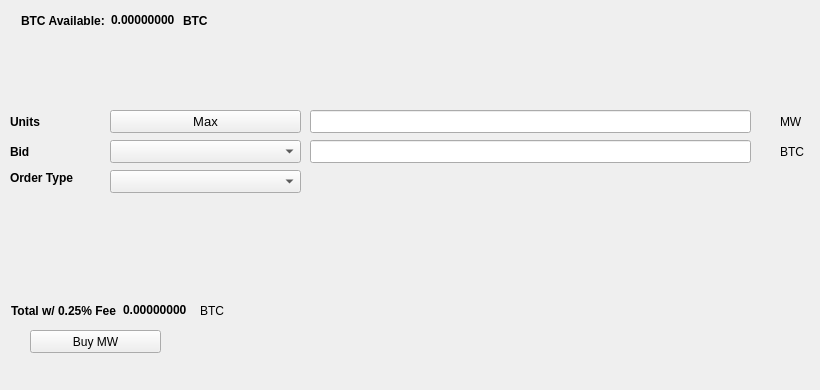
   <widget class="QWidget" name="BuyTab">
    <attribute name="title">
     <string>Buy</string>
    </attribute>
    <widget class="QPushButton" name="BuyMW">
     <property name="geometry">
      <rect>
       <x>30</x>
       <y>330</y>
       <width>131</width>
       <height>23</height>
      </rect>
     </property>
     <property name="text">
      <string>Buy MW</string>
     </property>
     <property name="icon">
      <iconset resource="../masterwin.qrc">
       <normaloff>:/icons/bitcoin</normaloff>:/icons/bitcoin</iconset>
     </property>
    </widget>
    <widget class="QLabel" name="label_3">
     <property name="geometry">
      <rect>
       <x>10</x>
       <y>110</y>
       <width>46</width>
       <height>23</height>
      </rect>
     </property>
     <property name="font">
      <font>
       <weight>75</weight>
       <bold>true</bold>
      </font>
     </property>
     <property name="text">
      <string>Units</string>
     </property>
    </widget>
    <widget class="QLineEdit" name="UnitsInput">
     <property name="geometry">
      <rect>
       <x>310</x>
       <y>110</y>
       <width>441</width>
       <height>23</height>
      </rect>
     </property>
     <property name="font">
      <font>
       <pointsize>9</pointsize>
       <weight>75</weight>
       <bold>true</bold>
      </font>
     </property>
    </widget>
    <widget class="QLineEdit" name="BuyBidPriceEdit">
     <property name="geometry">
      <rect>
       <x>310</x>
       <y>140</y>
       <width>441</width>
       <height>23</height>
      </rect>
     </property>
     <property name="font">
      <font>
       <pointsize>9</pointsize>
       <weight>75</weight>
       <bold>true</bold>
      </font>
     </property>
    </widget>
    <widget class="QLabel" name="label_4">
     <property name="geometry">
      <rect>
       <x>780</x>
       <y>110</y>
       <width>31</width>
       <height>23</height>
      </rect>
     </property>
     <property name="text">
      <string>MW</string>
     </property>
    </widget>
    <widget class="QLabel" name="label_5">
     <property name="geometry">
      <rect>
       <x>780</x>
       <y>140</y>
       <width>31</width>
       <height>23</height>
      </rect>
     </property>
     <property name="text">
      <string>BTC</string>
     </property>
    </widget>
    <widget class="QLabel" name="label_6">
     <property name="geometry">
      <rect>
       <x>10</x>
       <y>140</y>
       <width>46</width>
       <height>23</height>
      </rect>
     </property>
     <property name="font">
      <font>
       <weight>75</weight>
       <bold>true</bold>
      </font>
     </property>
     <property name="text">
      <string>Bid</string>
     </property>
    </widget>
    <widget class="QLabel" name="label_7">
     <property name="geometry">
      <rect>
       <x>10</x>
       <y>170</y>
       <width>91</width>
       <height>16</height>
      </rect>
     </property>
     <property name="font">
      <font>
       <weight>75</weight>
       <bold>true</bold>
      </font>
     </property>
     <property name="text">
      <string>Order Type</string>
     </property>
    </widget>
    <widget class="QPushButton" name="Buy_Max_Amount">
     <property name="geometry">
      <rect>
       <x>110</x>
       <y>110</y>
       <width>191</width>
       <height>23</height>
      </rect>
     </property>
     <property name="font">
      <font>
       <pointsize>10</pointsize>
      </font>
     </property>
     <property name="text">
      <string>Max</string>
     </property>
    </widget>
    <widget class="QComboBox" name="BuyBidcomboBox">
     <property name="geometry">
      <rect>
       <x>110</x>
       <y>140</y>
       <width>191</width>
       <height>23</height>
      </rect>
     </property>
     <property name="font">
      <font>
       <pointsize>10</pointsize>
      </font>
     </property>
    </widget>
    <widget class="QComboBox" name="buyOrdertypeCombo">
     <property name="geometry">
      <rect>
       <x>110</x>
       <y>170</y>
       <width>191</width>
       <height>23</height>
      </rect>
     </property>
     <property name="font">
      <font>
       <pointsize>10</pointsize>
      </font>
     </property>
    </widget>
    <widget class="QWidget" name="layoutWidget1">
     <property name="geometry">
      <rect>
       <x>21</x>
       <y>11</y>
       <width>227</width>
       <height>19</height>
      </rect>
     </property>
     <layout class="QHBoxLayout" name="horizontalLayout_3">
      <item>
       <widget class="QLabel" name="label232">
        <property name="font">
         <font>
          <weight>75</weight>
          <bold>true</bold>
         </font>
        </property>
        <property name="text">
         <string>BTC Available:</string>
        </property>
       </widget>
      </item>
      <item>
       <widget class="QLabel" name="BtcAvailableLbl">
        <property name="palette">
         <palette>
          <active>
           <colorrole role="WindowText">
            <brush brushstyle="SolidPattern">
             <color alpha="255">
              <red>0</red>
              <green>0</green>
              <blue>0</blue>
             </color>
            </brush>
           </colorrole>
           <colorrole role="Button">
            <brush brushstyle="SolidPattern">
             <color alpha="255">
              <red>0</red>
              <green>170</green>
              <blue>0</blue>
             </color>
            </brush>
           </colorrole>
           <colorrole role="Light">
            <brush brushstyle="SolidPattern">
             <color alpha="255">
              <red>0</red>
              <green>255</green>
              <blue>0</blue>
             </color>
            </brush>
           </colorrole>
           <colorrole role="Midlight">
            <brush brushstyle="SolidPattern">
             <color alpha="255">
              <red>0</red>
              <green>212</green>
              <blue>0</blue>
             </color>
            </brush>
           </colorrole>
           <colorrole role="Dark">
            <brush brushstyle="SolidPattern">
             <color alpha="255">
              <red>0</red>
              <green>85</green>
              <blue>0</blue>
             </color>
            </brush>
           </colorrole>
           <colorrole role="Mid">
            <brush brushstyle="SolidPattern">
             <color alpha="255">
              <red>0</red>
              <green>113</green>
              <blue>0</blue>
             </color>
            </brush>
           </colorrole>
           <colorrole role="Text">
            <brush brushstyle="SolidPattern">
             <color alpha="255">
              <red>0</red>
              <green>170</green>
              <blue>0</blue>
             </color>
            </brush>
           </colorrole>
           <colorrole role="BrightText">
            <brush brushstyle="SolidPattern">
             <color alpha="255">
              <red>255</red>
              <green>255</green>
              <blue>255</blue>
             </color>
            </brush>
           </colorrole>
           <colorrole role="ButtonText">
            <brush brushstyle="SolidPattern">
             <color alpha="255">
              <red>0</red>
              <green>0</green>
              <blue>0</blue>
             </color>
            </brush>
           </colorrole>
           <colorrole role="Base">
            <brush brushstyle="SolidPattern">
             <color alpha="255">
              <red>255</red>
              <green>255</green>
              <blue>255</blue>
             </color>
            </brush>
           </colorrole>
           <colorrole role="Window">
            <brush brushstyle="SolidPattern">
             <color alpha="255">
              <red>0</red>
              <green>170</green>
              <blue>0</blue>
             </color>
            </brush>
           </colorrole>
           <colorrole role="Shadow">
            <brush brushstyle="SolidPattern">
             <color alpha="255">
              <red>0</red>
              <green>0</green>
              <blue>0</blue>
             </color>
            </brush>
           </colorrole>
           <colorrole role="AlternateBase">
            <brush brushstyle="SolidPattern">
             <color alpha="255">
              <red>127</red>
              <green>212</green>
              <blue>127</blue>
             </color>
            </brush>
           </colorrole>
           <colorrole role="ToolTipBase">
            <brush brushstyle="SolidPattern">
             <color alpha="255">
              <red>255</red>
              <green>255</green>
              <blue>220</blue>
             </color>
            </brush>
           </colorrole>
           <colorrole role="ToolTipText">
            <brush brushstyle="SolidPattern">
             <color alpha="255">
              <red>0</red>
              <green>0</green>
              <blue>0</blue>
             </color>
            </brush>
           </colorrole>
          </active>
          <inactive>
           <colorrole role="WindowText">
            <brush brushstyle="SolidPattern">
             <color alpha="255">
              <red>0</red>
              <green>0</green>
              <blue>0</blue>
             </color>
            </brush>
           </colorrole>
           <colorrole role="Button">
            <brush brushstyle="SolidPattern">
             <color alpha="255">
              <red>0</red>
              <green>170</green>
              <blue>0</blue>
             </color>
            </brush>
           </colorrole>
           <colorrole role="Light">
            <brush brushstyle="SolidPattern">
             <color alpha="255">
              <red>0</red>
              <green>255</green>
              <blue>0</blue>
             </color>
            </brush>
           </colorrole>
           <colorrole role="Midlight">
            <brush brushstyle="SolidPattern">
             <color alpha="255">
              <red>0</red>
              <green>212</green>
              <blue>0</blue>
             </color>
            </brush>
           </colorrole>
           <colorrole role="Dark">
            <brush brushstyle="SolidPattern">
             <color alpha="255">
              <red>0</red>
              <green>85</green>
              <blue>0</blue>
             </color>
            </brush>
           </colorrole>
           <colorrole role="Mid">
            <brush brushstyle="SolidPattern">
             <color alpha="255">
              <red>0</red>
              <green>113</green>
              <blue>0</blue>
             </color>
            </brush>
           </colorrole>
           <colorrole role="Text">
            <brush brushstyle="SolidPattern">
             <color alpha="255">
              <red>0</red>
              <green>170</green>
              <blue>0</blue>
             </color>
            </brush>
           </colorrole>
           <colorrole role="BrightText">
            <brush brushstyle="SolidPattern">
             <color alpha="255">
              <red>255</red>
              <green>255</green>
              <blue>255</blue>
             </color>
            </brush>
           </colorrole>
           <colorrole role="ButtonText">
            <brush brushstyle="SolidPattern">
             <color alpha="255">
              <red>0</red>
              <green>0</green>
              <blue>0</blue>
             </color>
            </brush>
           </colorrole>
           <colorrole role="Base">
            <brush brushstyle="SolidPattern">
             <color alpha="255">
              <red>255</red>
              <green>255</green>
              <blue>255</blue>
             </color>
            </brush>
           </colorrole>
           <colorrole role="Window">
            <brush brushstyle="SolidPattern">
             <color alpha="255">
              <red>0</red>
              <green>170</green>
              <blue>0</blue>
             </color>
            </brush>
           </colorrole>
           <colorrole role="Shadow">
            <brush brushstyle="SolidPattern">
             <color alpha="255">
              <red>0</red>
              <green>0</green>
              <blue>0</blue>
             </color>
            </brush>
           </colorrole>
           <colorrole role="AlternateBase">
            <brush brushstyle="SolidPattern">
             <color alpha="255">
              <red>127</red>
              <green>212</green>
              <blue>127</blue>
             </color>
            </brush>
           </colorrole>
           <colorrole role="ToolTipBase">
            <brush brushstyle="SolidPattern">
             <color alpha="255">
              <red>255</red>
              <green>255</green>
              <blue>220</blue>
             </color>
            </brush>
           </colorrole>
           <colorrole role="ToolTipText">
            <brush brushstyle="SolidPattern">
             <color alpha="255">
              <red>0</red>
              <green>0</green>
              <blue>0</blue>
             </color>
            </brush>
           </colorrole>
          </inactive>
          <disabled>
           <colorrole role="WindowText">
            <brush brushstyle="SolidPattern">
             <color alpha="255">
              <red>0</red>
              <green>85</green>
              <blue>0</blue>
             </color>
            </brush>
           </colorrole>
           <colorrole role="Button">
            <brush brushstyle="SolidPattern">
             <color alpha="255">
              <red>0</red>
              <green>170</green>
              <blue>0</blue>
             </color>
            </brush>
           </colorrole>
           <colorrole role="Light">
            <brush brushstyle="SolidPattern">
             <color alpha="255">
              <red>0</red>
              <green>255</green>
              <blue>0</blue>
             </color>
            </brush>
           </colorrole>
           <colorrole role="Midlight">
            <brush brushstyle="SolidPattern">
             <color alpha="255">
              <red>0</red>
              <green>212</green>
              <blue>0</blue>
             </color>
            </brush>
           </colorrole>
           <colorrole role="Dark">
            <brush brushstyle="SolidPattern">
             <color alpha="255">
              <red>0</red>
              <green>85</green>
              <blue>0</blue>
             </color>
            </brush>
           </colorrole>
           <colorrole role="Mid">
            <brush brushstyle="SolidPattern">
             <color alpha="255">
              <red>0</red>
              <green>113</green>
              <blue>0</blue>
             </color>
            </brush>
           </colorrole>
           <colorrole role="Text">
            <brush brushstyle="SolidPattern">
             <color alpha="255">
              <red>0</red>
              <green>85</green>
              <blue>0</blue>
             </color>
            </brush>
           </colorrole>
           <colorrole role="BrightText">
            <brush brushstyle="SolidPattern">
             <color alpha="255">
              <red>255</red>
              <green>255</green>
              <blue>255</blue>
             </color>
            </brush>
           </colorrole>
           <colorrole role="ButtonText">
            <brush brushstyle="SolidPattern">
             <color alpha="255">
              <red>0</red>
              <green>85</green>
              <blue>0</blue>
             </color>
            </brush>
           </colorrole>
           <colorrole role="Base">
            <brush brushstyle="SolidPattern">
             <color alpha="255">
              <red>0</red>
              <green>170</green>
              <blue>0</blue>
             </color>
            </brush>
           </colorrole>
           <colorrole role="Window">
            <brush brushstyle="SolidPattern">
             <color alpha="255">
              <red>0</red>
              <green>170</green>
              <blue>0</blue>
             </color>
            </brush>
           </colorrole>
           <colorrole role="Shadow">
            <brush brushstyle="SolidPattern">
             <color alpha="255">
              <red>0</red>
              <green>0</green>
              <blue>0</blue>
             </color>
            </brush>
           </colorrole>
           <colorrole role="AlternateBase">
            <brush brushstyle="SolidPattern">
             <color alpha="255">
              <red>0</red>
              <green>170</green>
              <blue>0</blue>
             </color>
            </brush>
           </colorrole>
           <colorrole role="ToolTipBase">
            <brush brushstyle="SolidPattern">
             <color alpha="255">
              <red>255</red>
              <green>255</green>
              <blue>220</blue>
             </color>
            </brush>
           </colorrole>
           <colorrole role="ToolTipText">
            <brush brushstyle="SolidPattern">
             <color alpha="255">
              <red>0</red>
              <green>0</green>
              <blue>0</blue>
             </color>
            </brush>
           </colorrole>
          </disabled>
         </palette>
        </property>
        <property name="font">
         <font>
          <weight>75</weight>
          <bold>true</bold>
         </font>
        </property>
        <property name="text">
         <string>0.00000000</string>
        </property>
        <property name="textInteractionFlags">
         <set>Qt::LinksAccessibleByMouse|Qt::TextSelectableByKeyboard|Qt::TextSelectableByMouse</set>
        </property>
       </widget>
      </item>
      <item>
       <widget class="QLabel" name="BtcAvailableLbl_2">
        <property name="font">
         <font>
          <weight>75</weight>
          <bold>true</bold>
         </font>
        </property>
        <property name="text">
         <string>BTC</string>
        </property>
       </widget>
      </item>
     </layout>
    </widget>
    <widget class="QWidget" name="layoutWidge2">
     <property name="geometry">
      <rect>
       <x>11</x>
       <y>301</y>
       <width>259</width>
       <height>19</height>
      </rect>
     </property>
     <layout class="QHBoxLayout" name="horizontalLayout_4">
      <item>
       <widget class="QLabel" name="label_9">
        <property name="font">
         <font>
          <weight>75</weight>
          <bold>true</bold>
         </font>
        </property>
        <property name="text">
         <string>Total w/ 0.25% Fee</string>
        </property>
       </widget>
      </item>
      <item>
       <widget class="QLabel" name="BuyCostLabel">
        <property name="palette">
         <palette>
          <active>
           <colorrole role="WindowText">
            <brush brushstyle="SolidPattern">
             <color alpha="255">
              <red>0</red>
              <green>0</green>
              <blue>0</blue>
             </color>
            </brush>
           </colorrole>
           <colorrole role="Button">
            <brush brushstyle="SolidPattern">
             <color alpha="255">
              <red>0</red>
              <green>170</green>
              <blue>0</blue>
             </color>
            </brush>
           </colorrole>
           <colorrole role="Light">
            <brush brushstyle="SolidPattern">
             <color alpha="255">
              <red>0</red>
              <green>255</green>
              <blue>0</blue>
             </color>
            </brush>
           </colorrole>
           <colorrole role="Midlight">
            <brush brushstyle="SolidPattern">
             <color alpha="255">
              <red>0</red>
              <green>212</green>
              <blue>0</blue>
             </color>
            </brush>
           </colorrole>
           <colorrole role="Dark">
            <brush brushstyle="SolidPattern">
             <color alpha="255">
              <red>0</red>
              <green>85</green>
              <blue>0</blue>
             </color>
            </brush>
           </colorrole>
           <colorrole role="Mid">
            <brush brushstyle="SolidPattern">
             <color alpha="255">
              <red>0</red>
              <green>113</green>
              <blue>0</blue>
             </color>
            </brush>
           </colorrole>
           <colorrole role="Text">
            <brush brushstyle="SolidPattern">
             <color alpha="255">
              <red>0</red>
              <green>170</green>
              <blue>0</blue>
             </color>
            </brush>
           </colorrole>
           <colorrole role="BrightText">
            <brush brushstyle="SolidPattern">
             <color alpha="255">
              <red>255</red>
              <green>255</green>
              <blue>255</blue>
             </color>
            </brush>
           </colorrole>
           <colorrole role="ButtonText">
            <brush brushstyle="SolidPattern">
             <color alpha="255">
              <red>0</red>
              <green>0</green>
              <blue>0</blue>
             </color>
            </brush>
           </colorrole>
           <colorrole role="Base">
            <brush brushstyle="SolidPattern">
             <color alpha="255">
              <red>255</red>
              <green>255</green>
              <blue>255</blue>
             </color>
            </brush>
           </colorrole>
           <colorrole role="Window">
            <brush brushstyle="SolidPattern">
             <color alpha="255">
              <red>0</red>
              <green>170</green>
              <blue>0</blue>
             </color>
            </brush>
           </colorrole>
           <colorrole role="Shadow">
            <brush brushstyle="SolidPattern">
             <color alpha="255">
              <red>0</red>
              <green>0</green>
              <blue>0</blue>
             </color>
            </brush>
           </colorrole>
           <colorrole role="AlternateBase">
            <brush brushstyle="SolidPattern">
             <color alpha="255">
              <red>127</red>
              <green>212</green>
              <blue>127</blue>
             </color>
            </brush>
           </colorrole>
           <colorrole role="ToolTipBase">
            <brush brushstyle="SolidPattern">
             <color alpha="255">
              <red>255</red>
              <green>255</green>
              <blue>220</blue>
             </color>
            </brush>
           </colorrole>
           <colorrole role="ToolTipText">
            <brush brushstyle="SolidPattern">
             <color alpha="255">
              <red>0</red>
              <green>0</green>
              <blue>0</blue>
             </color>
            </brush>
           </colorrole>
          </active>
          <inactive>
           <colorrole role="WindowText">
            <brush brushstyle="SolidPattern">
             <color alpha="255">
              <red>0</red>
              <green>0</green>
              <blue>0</blue>
             </color>
            </brush>
           </colorrole>
           <colorrole role="Button">
            <brush brushstyle="SolidPattern">
             <color alpha="255">
              <red>0</red>
              <green>170</green>
              <blue>0</blue>
             </color>
            </brush>
           </colorrole>
           <colorrole role="Light">
            <brush brushstyle="SolidPattern">
             <color alpha="255">
              <red>0</red>
              <green>255</green>
              <blue>0</blue>
             </color>
            </brush>
           </colorrole>
           <colorrole role="Midlight">
            <brush brushstyle="SolidPattern">
             <color alpha="255">
              <red>0</red>
              <green>212</green>
              <blue>0</blue>
             </color>
            </brush>
           </colorrole>
           <colorrole role="Dark">
            <brush brushstyle="SolidPattern">
             <color alpha="255">
              <red>0</red>
              <green>85</green>
              <blue>0</blue>
             </color>
            </brush>
           </colorrole>
           <colorrole role="Mid">
            <brush brushstyle="SolidPattern">
             <color alpha="255">
              <red>0</red>
              <green>113</green>
              <blue>0</blue>
             </color>
            </brush>
           </colorrole>
           <colorrole role="Text">
            <brush brushstyle="SolidPattern">
             <color alpha="255">
              <red>0</red>
              <green>170</green>
              <blue>0</blue>
             </color>
            </brush>
           </colorrole>
           <colorrole role="BrightText">
            <brush brushstyle="SolidPattern">
             <color alpha="255">
              <red>255</red>
              <green>255</green>
              <blue>255</blue>
             </color>
            </brush>
           </colorrole>
           <colorrole role="ButtonText">
            <brush brushstyle="SolidPattern">
             <color alpha="255">
              <red>0</red>
              <green>0</green>
              <blue>0</blue>
             </color>
            </brush>
           </colorrole>
           <colorrole role="Base">
            <brush brushstyle="SolidPattern">
             <color alpha="255">
              <red>255</red>
              <green>255</green>
              <blue>255</blue>
             </color>
            </brush>
           </colorrole>
           <colorrole role="Window">
            <brush brushstyle="SolidPattern">
             <color alpha="255">
              <red>0</red>
              <green>170</green>
              <blue>0</blue>
             </color>
            </brush>
           </colorrole>
           <colorrole role="Shadow">
            <brush brushstyle="SolidPattern">
             <color alpha="255">
              <red>0</red>
              <green>0</green>
              <blue>0</blue>
             </color>
            </brush>
           </colorrole>
           <colorrole role="AlternateBase">
            <brush brushstyle="SolidPattern">
             <color alpha="255">
              <red>127</red>
              <green>212</green>
              <blue>127</blue>
             </color>
            </brush>
           </colorrole>
           <colorrole role="ToolTipBase">
            <brush brushstyle="SolidPattern">
             <color alpha="255">
              <red>255</red>
              <green>255</green>
              <blue>220</blue>
             </color>
            </brush>
           </colorrole>
           <colorrole role="ToolTipText">
            <brush brushstyle="SolidPattern">
             <color alpha="255">
              <red>0</red>
              <green>0</green>
              <blue>0</blue>
             </color>
            </brush>
           </colorrole>
          </inactive>
          <disabled>
           <colorrole role="WindowText">
            <brush brushstyle="SolidPattern">
             <color alpha="255">
              <red>0</red>
              <green>85</green>
              <blue>0</blue>
             </color>
            </brush>
           </colorrole>
           <colorrole role="Button">
            <brush brushstyle="SolidPattern">
             <color alpha="255">
              <red>0</red>
              <green>170</green>
              <blue>0</blue>
             </color>
            </brush>
           </colorrole>
           <colorrole role="Light">
            <brush brushstyle="SolidPattern">
             <color alpha="255">
              <red>0</red>
              <green>255</green>
              <blue>0</blue>
             </color>
            </brush>
           </colorrole>
           <colorrole role="Midlight">
            <brush brushstyle="SolidPattern">
             <color alpha="255">
              <red>0</red>
              <green>212</green>
              <blue>0</blue>
             </color>
            </brush>
           </colorrole>
           <colorrole role="Dark">
            <brush brushstyle="SolidPattern">
             <color alpha="255">
              <red>0</red>
              <green>85</green>
              <blue>0</blue>
             </color>
            </brush>
           </colorrole>
           <colorrole role="Mid">
            <brush brushstyle="SolidPattern">
             <color alpha="255">
              <red>0</red>
              <green>113</green>
              <blue>0</blue>
             </color>
            </brush>
           </colorrole>
           <colorrole role="Text">
            <brush brushstyle="SolidPattern">
             <color alpha="255">
              <red>0</red>
              <green>85</green>
              <blue>0</blue>
             </color>
            </brush>
           </colorrole>
           <colorrole role="BrightText">
            <brush brushstyle="SolidPattern">
             <color alpha="255">
              <red>255</red>
              <green>255</green>
              <blue>255</blue>
             </color>
            </brush>
           </colorrole>
           <colorrole role="ButtonText">
            <brush brushstyle="SolidPattern">
             <color alpha="255">
              <red>0</red>
              <green>85</green>
              <blue>0</blue>
             </color>
            </brush>
           </colorrole>
           <colorrole role="Base">
            <brush brushstyle="SolidPattern">
             <color alpha="255">
              <red>0</red>
              <green>170</green>
              <blue>0</blue>
             </color>
            </brush>
           </colorrole>
           <colorrole role="Window">
            <brush brushstyle="SolidPattern">
             <color alpha="255">
              <red>0</red>
              <green>170</green>
              <blue>0</blue>
             </color>
            </brush>
           </colorrole>
           <colorrole role="Shadow">
            <brush brushstyle="SolidPattern">
             <color alpha="255">
              <red>0</red>
              <green>0</green>
              <blue>0</blue>
             </color>
            </brush>
           </colorrole>
           <colorrole role="AlternateBase">
            <brush brushstyle="SolidPattern">
             <color alpha="255">
              <red>0</red>
              <green>170</green>
              <blue>0</blue>
             </color>
            </brush>
           </colorrole>
           <colorrole role="ToolTipBase">
            <brush brushstyle="SolidPattern">
             <color alpha="255">
              <red>255</red>
              <green>255</green>
              <blue>220</blue>
             </color>
            </brush>
           </colorrole>
           <colorrole role="ToolTipText">
            <brush brushstyle="SolidPattern">
             <color alpha="255">
              <red>0</red>
              <green>0</green>
              <blue>0</blue>
             </color>
            </brush>
           </colorrole>
          </disabled>
         </palette>
        </property>
        <property name="font">
         <font>
          <weight>75</weight>
          <bold>true</bold>
         </font>
        </property>
        <property name="autoFillBackground">
         <bool>false</bool>
        </property>
        <property name="text">
         <string>0.00000000</string>
        </property>
        <property name="textInteractionFlags">
         <set>Qt::LinksAccessibleByMouse|Qt::TextSelectableByMouse</set>
        </property>
       </widget>
      </item>
      <item>
       <widget class="QLabel" name="label_10">
        <property name="font">
         <font>
          <weight>50</weight>
          <bold>false</bold>
         </font>
        </property>
        <property name="text">
         <string>BTC</string>
        </property>
       </widget>
      </item>
     </layout>
    </widget>
    <widget class="QLabel" name="label_24">
     <property name="geometry">
      <rect>
       <x>460</x>
       <y>300</y>
       <width>281</width>
       <height>81</height>
      </rect>
     </property>
     <property name="text">
      <string/>
     </property>
     <property name="pixmap">
      <pixmap>:/images/bittrex</pixmap>
     </property>
    </widget>
   </widget>
